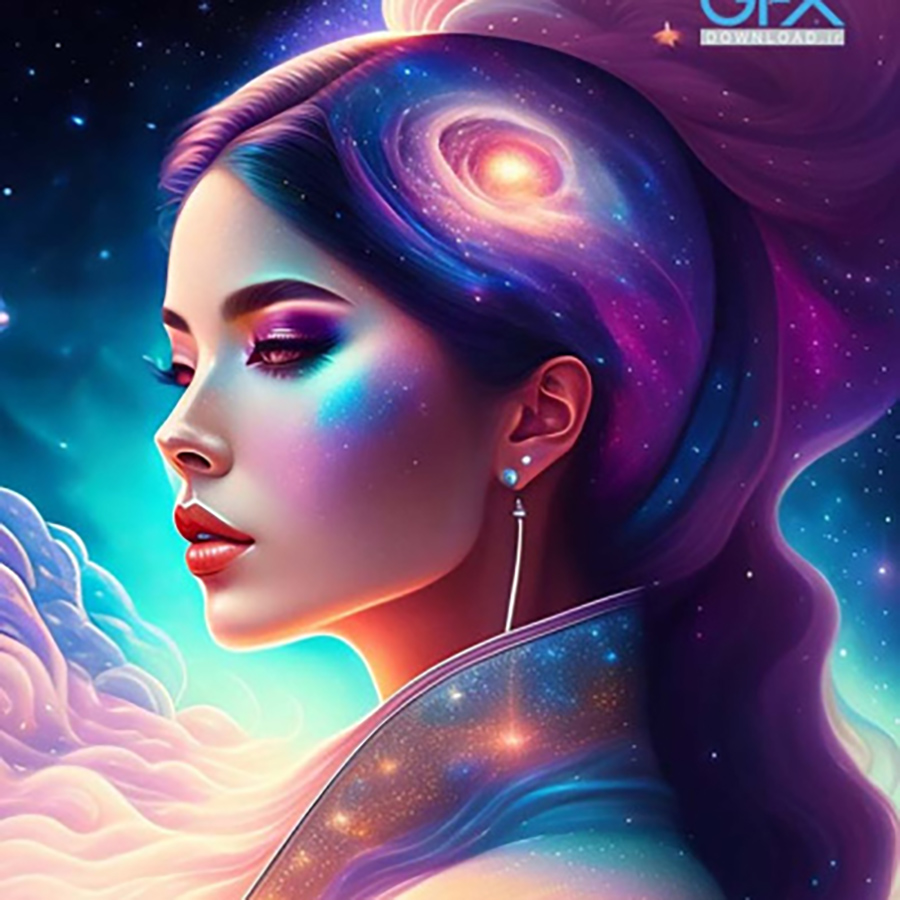
#> input picture digital.jpg, 900 x 900 px
$ python 'periodic noise.py'
#> lines starting #> are read from the running program, lines starting #| are printed output that depends on the picture; after the words box and inside, x2 and y2 are one past the last pixel; in counts of white or black regions, pixels touching at a corner belong together
import cv2
import numpy as np
img=cv2.imread("digital.jpg")
#> img is the input picture: shape (900, 900, 3); mean B, G, R 120.6, 86.7, 99
rows=img.shape[0]
#> rows = 900
cols=img.shape[1]
#> cols = 900
frequency=20
for i in range(0,rows,frequency):
    img[i,:]=255
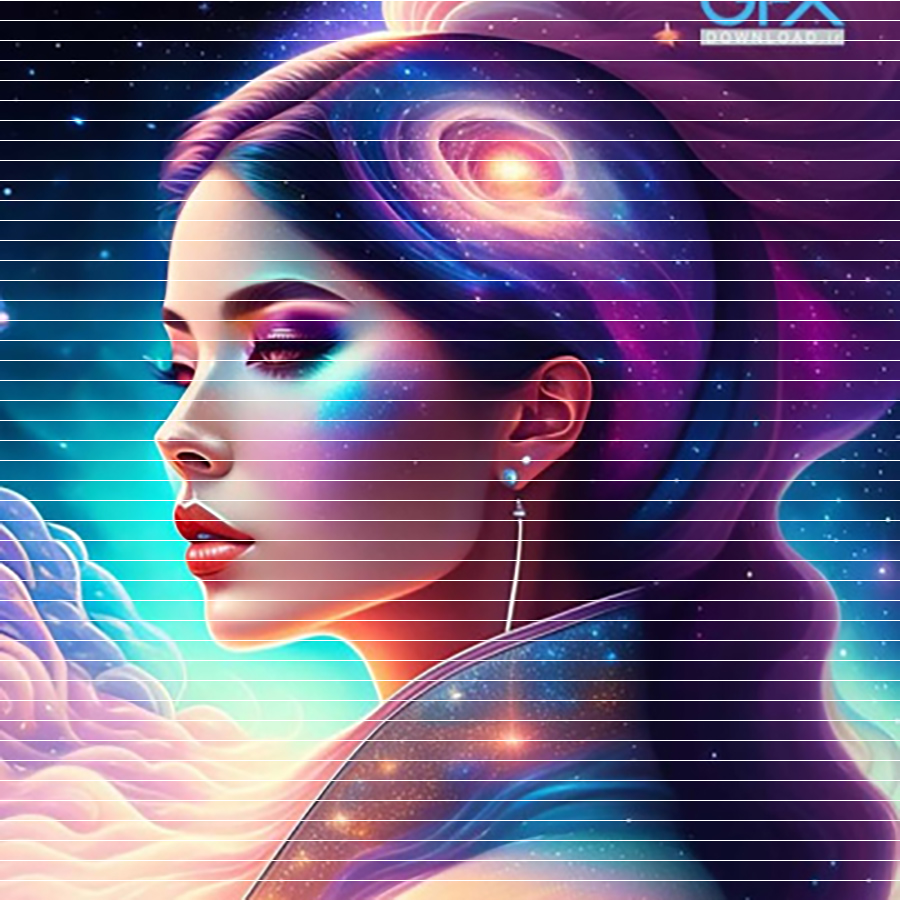
#> img: shape (900, 900, 3); 5% of pixels changed, all inside (x1, y1, x2, y2) = (0, 0, 900, 881)
cv2.imshow("original img",img)
cv2.waitKey(0)
